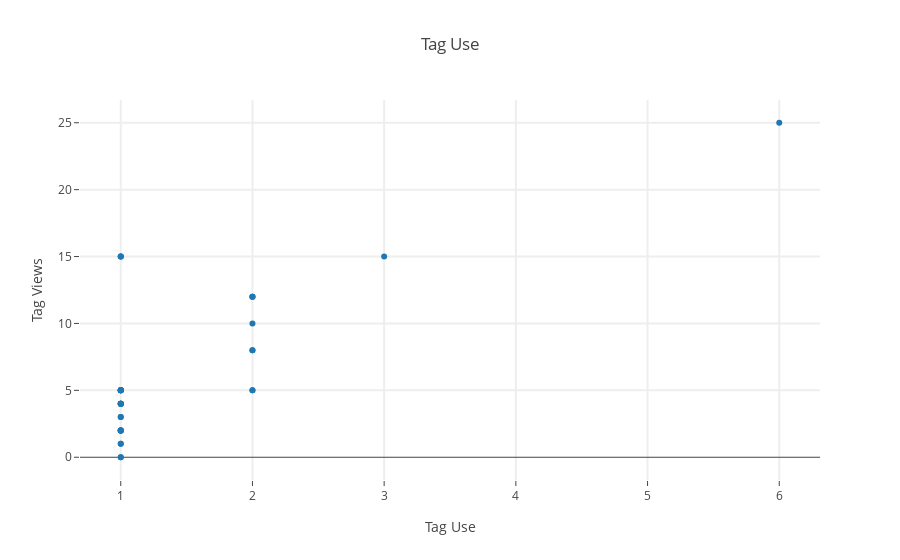

Write notebook code for a chart like this one.
### Code cell
tag_names = [t for t in tags.keys()]
tag_views = [tags[t] for t in tag_names]
tag_occurs = [tag_uses[t] for t in tag_names]

import plotly
from plotly.graph_objs import Scatter, Layout

plotly.offline.init_notebook_mode(connected=True)

data = Scatter(
    y=tag_views, x=tag_occurs,
    text=tag_names,
    mode= 'markers',
)
fig = plotly.graph_objs.Figure(data=[data], layout=Layout(
    title= 'Tag Use',
    hovermode= 'closest',
    xaxis= dict(
        title= 'Tag Use',
        ticklen= 5,
        zeroline= False,
        gridwidth= 2,
    ),
    yaxis=dict(
        title= 'Tag Views',
        ticklen= 5,
        gridwidth= 2,
    ),
    showlegend= False
))
plotly.offline.iplot(fig)

### Figure 1 — Plotly figure (JSON) as saved in the notebook; plotly's stock layout.template omitted (floating-point values rounded to 4 significant figures)
{"data": [{"mode": "markers", "text": ["statistics", "zebrafish", "fMRI", "electron-microscopy", "connectomics", "audio", "robotics", "stats", "robot", "deep-learning", "3d", "integrator", "gan", "cv", "computer-vision", "graphs", "motion-coordination", "distributed", "machine-learning", "vision", "internet", "synapses", "oculomotion", "quick-read", "connectome", "simulation", "whale", "em", "paleontology", "neural-net", "autonomy", "optogenetics", "visual-system", "MRI", "kinematics", "computation", "networks", "neuroscience"], "type": "scatter", "x": [2, 1, 1, 1, 2, 1, 1, 1, 1, 2, 1, 1, 1, 1, 2, 1, 2, 1, 1, 1, 1, 1, 1, 1, 2, 3, 1, 1, 1, 1, 1, 2, 1, 1, 1, 2, 1, 6], "y": [10, 2, 5, 3, 12, 4, 2, 5, 2, 8, 4, 2, 15, 15, 8, 4, 5, 1, 5, 0, 4, 5, 0, 5, 5, 15, 4, 3, 5, 15, 1, 12, 2, 5, 2, 12, 4, 25]}], "layout": {"hovermode": "closest", "showlegend": false, "title": "Tag Use", "xaxis": {"gridwidth": 2, "ticklen": 5, "title": "Tag Use", "zeroline": false}, "yaxis": {"gridwidth": 2, "ticklen": 5, "title": "Tag Views"}}}
